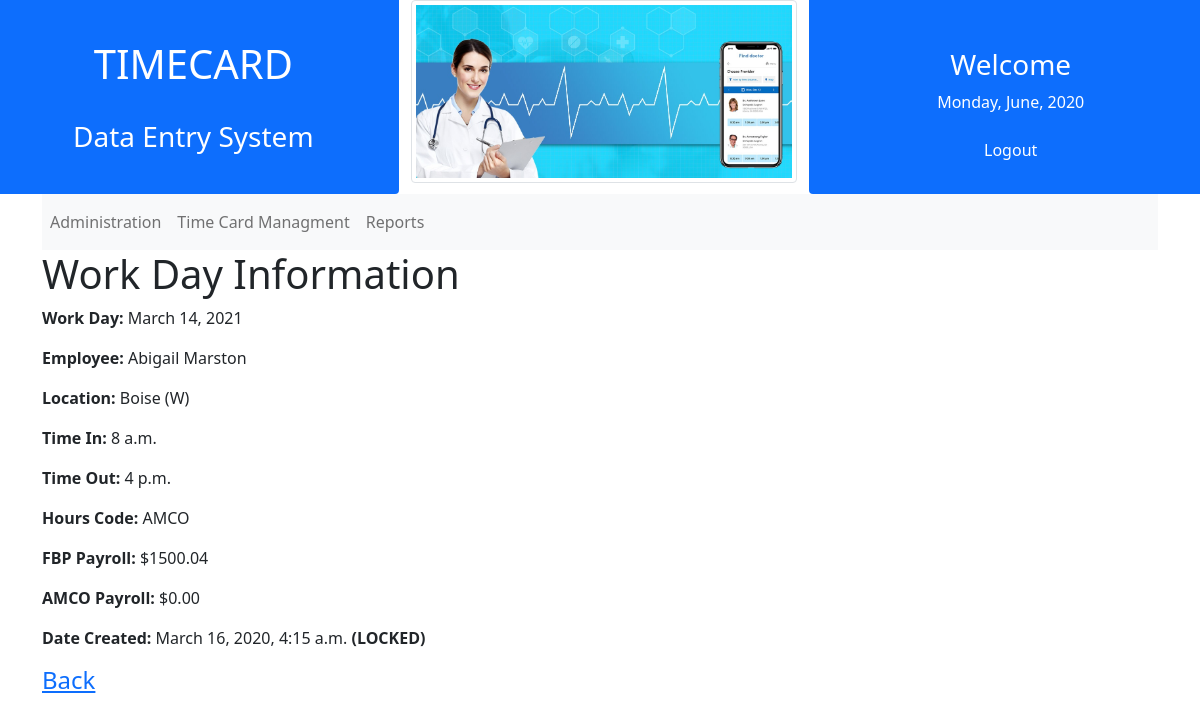
The app's page /workdays/1/ (signed in) with its own data.
### workdays/models.py (models this page shows, shortened)
class WorkDay(models.Model):
    user = models.ForeignKey(User, null=False, on_delete=models.CASCADE)
    location = models.ForeignKey(Location, null=True, on_delete=models.SET_NULL)
    work_date = models.DateField(null=False, default=now)
    time_in = models.TimeField(null=False, default=time(hour=8))
    time_out = models.TimeField(null=False, default=time(hour=16))
    hours_code = models.CharField(
        null=False,
        max_length=4,
        choices=HOUR_CODES,
        validators=[
            RegexValidator(
                regex="^(FBP|AMCO)$",
                message="Please choose either FBP or AMCO."
            )
        ]
    )
    fbp_payroll = models.DecimalField(
        max_digits=9,
        decimal_places=2,
        null=False,
        default=0,
        validators=[
            MinValueValidator(
                limit_value=0,
                message="Please insert a non-negative number."
            ),
            MaxValueValidator(
                limit_value=9999999.99,
                message="Payroll must be under $10 million."
            )
        ]
    )
    amco_payroll = models.DecimalField(
        max_digits=9,
        decimal_places=2,
        null=False,
        default=0,
        validators=[
            MinValueValidator(
                limit_value=0,
                message="Please insert a non-negative number."
            ),
            MaxValueValidator(
                limit_value=9999999.99,
                message="Payroll must be under $10 million."
            )
        ]
    )
    date_created = models.DateTimeField(null=False, default=now)
    def is_locked(self):
        return now() > self.date_created + timedelta(days=45)

### locations/models.py (models this page shows, shortened)
class Location(models.Model):
    name = models.CharField(
        unique=True,
        max_length=30,
        null=False,
        validators=[
            RegexValidator(
                regex="^[a-zA-Z0-9,\. :-]+$",
                message="Please insert a valid location name."
            )
        ]
    )
    sector = models.CharField(
        max_length=1,
        null=False,
        choices=SECTORS,
        validators=[
            RegexValidator(
                regex="^[EW]$",
                message="Please insert either E (East) or W (West)."
            )
        ]
    )
    date_created = models.DateTimeField(null=False, default=now)
    def __str__(self):
        return f"{self.name} ({self.sector})"

### workdays/views.py (the view)
# urls.py: path("<int:pk>/", views.WorkDayDetail.as_view(), name="detail"),
class WorkDayDetail(LoginRequiredMixin, UserPassesTestMixin, DetailView):
    model = WorkDay
    template_name = "workdays/detail.html"
    context_object_name = "workday"
    extra_context = {"title": "Work Day Information"}
    def test_func(self):
        return self.request.user.is_superuser or self.get_object().user == self.request.user

### users/models.py (called while the page is built)
def full_name(self):
    return f"{self.first_name} {self.last_name}"

### workdays/templates/workdays/detail.html (shortened to what this page needs)
{% extends "base/base.html" %}
{% block content %}
    <p><b>Work Day:</b> {{ workday.work_date }}</p>
    <p><b>Employee:</b> {{ workday.user.full_name }}</p>
    <p><b>Location:</b> {{ workday.location }}</p>
    <p><b>Time In:</b> {{ workday.time_in }}</p>
    <p><b>Time Out:</b> {{ workday.time_out }}</p>
    <p><b>Hours Code:</b> {{ workday.hours_code }}</p>
    <p><b>FBP Payroll:</b> ${{ workday.fbp_payroll }}</p>
    <p><b>AMCO Payroll:</b> ${{ workday.amco_payroll }}</p>
    <p>
        <b>Date Created:</b> {{ workday.date_created }}
        {% if workday.is_locked %} <b>(LOCKED)</b> {% endif %}
    </p>
    <h4><a href="{% url 'workdays:list' %}">Back</a></h4>
{% endblock content%}

### records on screen
WorkDay: work_date "March 14, 2021", user.full_name "Abigail Marston", location "Boise (W)", time_in "8 a.m.", time_out "4 p.m.", hours_code "AMCO", fbp_payroll "1500.04", amco_payroll "0.00", date_created "March 16, 2020, 4:15 a.m."

### other values on screen
{{ title }} "Work Day Information"
